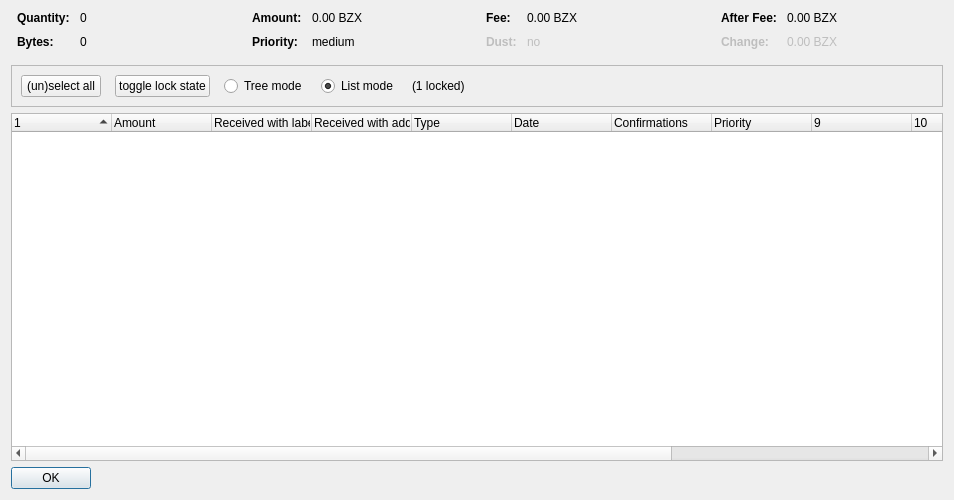
<?xml version="1.0" encoding="UTF-8"?>
<ui version="4.0">
 <class>CoinControlDialog</class>
 <widget class="QDialog" name="CoinControlDialog">
  <property name="geometry">
   <rect>
    <x>0</x>
    <y>0</y>
    <width>954</width>
    <height>500</height>
   </rect>
  </property>
  <property name="windowTitle">
   <string>Coin Selection</string>
  </property>
  <layout class="QVBoxLayout" name="verticalLayout">
   <item>
    <layout class="QHBoxLayout" name="horizontalLayoutTop" stretch="0,0,0,0">
     <property name="topMargin">
      <number>0</number>
     </property>
     <property name="bottomMargin">
      <number>10</number>
     </property>
     <item>
      <layout class="QFormLayout" name="formLayoutCoinControl1">
       <property name="horizontalSpacing">
        <number>10</number>
       </property>
       <property name="verticalSpacing">
        <number>10</number>
       </property>
       <property name="leftMargin">
        <number>6</number>
       </property>
       <property name="rightMargin">
        <number>6</number>
       </property>
       <item row="0" column="0">
        <widget class="QLabel" name="labelCoinControlQuantityText">
         <property name="font">
          <font>
           <weight>75</weight>
           <bold>true</bold>
          </font>
         </property>
         <property name="text">
          <string>Quantity:</string>
         </property>
        </widget>
       </item>
       <item row="0" column="1">
        <widget class="QLabel" name="labelCoinControlQuantity">
         <property name="cursor">
          <cursorShape>IBeamCursor</cursorShape>
         </property>
         <property name="contextMenuPolicy">
          <enum>Qt::ActionsContextMenu</enum>
         </property>
         <property name="text">
          <string notr="true">0</string>
         </property>
         <property name="textInteractionFlags">
          <set>Qt::LinksAccessibleByMouse|Qt::TextSelectableByKeyboard|Qt::TextSelectableByMouse</set>
         </property>
        </widget>
       </item>
       <item row="1" column="0">
        <widget class="QLabel" name="labelCoinControlBytesText">
         <property name="font">
          <font>
           <weight>75</weight>
           <bold>true</bold>
          </font>
         </property>
         <property name="text">
          <string>Bytes:</string>
         </property>
        </widget>
       </item>
       <item row="1" column="1">
        <widget class="QLabel" name="labelCoinControlBytes">
         <property name="cursor">
          <cursorShape>IBeamCursor</cursorShape>
         </property>
         <property name="contextMenuPolicy">
          <enum>Qt::ActionsContextMenu</enum>
         </property>
         <property name="text">
          <string notr="true">0</string>
         </property>
         <property name="textInteractionFlags">
          <set>Qt::LinksAccessibleByMouse|Qt::TextSelectableByKeyboard|Qt::TextSelectableByMouse</set>
         </property>
        </widget>
       </item>
      </layout>
     </item>
     <item>
      <layout class="QFormLayout" name="formLayoutCoinControl2">
       <property name="horizontalSpacing">
        <number>10</number>
       </property>
       <property name="verticalSpacing">
        <number>10</number>
       </property>
       <property name="leftMargin">
        <number>6</number>
       </property>
       <property name="rightMargin">
        <number>6</number>
       </property>
       <item row="0" column="0">
        <widget class="QLabel" name="labelCoinControlAmountText">
         <property name="font">
          <font>
           <weight>75</weight>
           <bold>true</bold>
          </font>
         </property>
         <property name="text">
          <string>Amount:</string>
         </property>
        </widget>
       </item>
       <item row="0" column="1">
        <widget class="QLabel" name="labelCoinControlAmount">
         <property name="cursor">
          <cursorShape>IBeamCursor</cursorShape>
         </property>
         <property name="contextMenuPolicy">
          <enum>Qt::ActionsContextMenu</enum>
         </property>
         <property name="text">
          <string notr="true">0.00 BZX</string>
         </property>
         <property name="textInteractionFlags">
          <set>Qt::LinksAccessibleByMouse|Qt::TextSelectableByKeyboard|Qt::TextSelectableByMouse</set>
         </property>
        </widget>
       </item>
       <item row="1" column="0">
        <widget class="QLabel" name="labelCoinControlPriorityText">
         <property name="font">
          <font>
           <weight>75</weight>
           <bold>true</bold>
          </font>
         </property>
         <property name="text">
          <string>Priority:</string>
         </property>
        </widget>
       </item>
       <item row="1" column="1">
        <widget class="QLabel" name="labelCoinControlPriority">
         <property name="cursor">
          <cursorShape>IBeamCursor</cursorShape>
         </property>
         <property name="contextMenuPolicy">
          <enum>Qt::ActionsContextMenu</enum>
         </property>
         <property name="text">
          <string>medium</string>
         </property>
         <property name="textInteractionFlags">
          <set>Qt::LinksAccessibleByMouse|Qt::TextSelectableByKeyboard|Qt::TextSelectableByMouse</set>
         </property>
        </widget>
       </item>
      </layout>
     </item>
     <item>
      <layout class="QFormLayout" name="formLayoutCoinControl3">
       <property name="horizontalSpacing">
        <number>10</number>
       </property>
       <property name="verticalSpacing">
        <number>10</number>
       </property>
       <property name="leftMargin">
        <number>6</number>
       </property>
       <property name="rightMargin">
        <number>6</number>
       </property>
       <item row="0" column="0">
        <widget class="QLabel" name="labelCoinControlFeeText">
         <property name="font">
          <font>
           <weight>75</weight>
           <bold>true</bold>
          </font>
         </property>
         <property name="text">
          <string>Fee:</string>
         </property>
        </widget>
       </item>
       <item row="0" column="1">
        <widget class="QLabel" name="labelCoinControlFee">
         <property name="cursor">
          <cursorShape>IBeamCursor</cursorShape>
         </property>
         <property name="contextMenuPolicy">
          <enum>Qt::ActionsContextMenu</enum>
         </property>
         <property name="text">
          <string notr="true">0.00 BZX</string>
         </property>
         <property name="textInteractionFlags">
          <set>Qt::LinksAccessibleByMouse|Qt::TextSelectableByKeyboard|Qt::TextSelectableByMouse</set>
         </property>
        </widget>
       </item>
       <item row="1" column="0">
        <widget class="QLabel" name="labelCoinControlLowOutputText">
         <property name="enabled">
          <bool>false</bool>
         </property>
         <property name="font">
          <font>
           <weight>75</weight>
           <bold>true</bold>
          </font>
         </property>
         <property name="text">
          <string>Dust:</string>
         </property>
        </widget>
       </item>
       <item row="1" column="1">
        <widget class="QLabel" name="labelCoinControlLowOutput">
         <property name="enabled">
          <bool>false</bool>
         </property>
         <property name="cursor">
          <cursorShape>IBeamCursor</cursorShape>
         </property>
         <property name="contextMenuPolicy">
          <enum>Qt::ActionsContextMenu</enum>
         </property>
         <property name="text">
          <string>no</string>
         </property>
         <property name="textInteractionFlags">
          <set>Qt::LinksAccessibleByMouse|Qt::TextSelectableByKeyboard|Qt::TextSelectableByMouse</set>
         </property>
        </widget>
       </item>
      </layout>
     </item>
     <item>
      <layout class="QFormLayout" name="formLayoutCoinControl4">
       <property name="horizontalSpacing">
        <number>10</number>
       </property>
       <property name="verticalSpacing">
        <number>10</number>
       </property>
       <property name="leftMargin">
        <number>6</number>
       </property>
       <property name="rightMargin">
        <number>6</number>
       </property>
       <item row="0" column="0">
        <widget class="QLabel" name="labelCoinControlAfterFeeText">
         <property name="font">
          <font>
           <weight>75</weight>
           <bold>true</bold>
          </font>
         </property>
         <property name="text">
          <string>After Fee:</string>
         </property>
        </widget>
       </item>
       <item row="0" column="1">
        <widget class="QLabel" name="labelCoinControlAfterFee">
         <property name="cursor">
          <cursorShape>IBeamCursor</cursorShape>
         </property>
         <property name="contextMenuPolicy">
          <enum>Qt::ActionsContextMenu</enum>
         </property>
         <property name="text">
          <string notr="true">0.00 BZX</string>
         </property>
         <property name="textInteractionFlags">
          <set>Qt::LinksAccessibleByMouse|Qt::TextSelectableByKeyboard|Qt::TextSelectableByMouse</set>
         </property>
        </widget>
       </item>
       <item row="1" column="0">
        <widget class="QLabel" name="labelCoinControlChangeText">
         <property name="enabled">
          <bool>false</bool>
         </property>
         <property name="font">
          <font>
           <weight>75</weight>
           <bold>true</bold>
          </font>
         </property>
         <property name="text">
          <string>Change:</string>
         </property>
        </widget>
       </item>
       <item row="1" column="1">
        <widget class="QLabel" name="labelCoinControlChange">
         <property name="enabled">
          <bool>false</bool>
         </property>
         <property name="cursor">
          <cursorShape>IBeamCursor</cursorShape>
         </property>
         <property name="contextMenuPolicy">
          <enum>Qt::ActionsContextMenu</enum>
         </property>
         <property name="text">
          <string notr="true">0.00 BZX</string>
         </property>
         <property name="textInteractionFlags">
          <set>Qt::LinksAccessibleByMouse|Qt::TextSelectableByKeyboard|Qt::TextSelectableByMouse</set>
         </property>
        </widget>
       </item>
      </layout>
     </item>
    </layout>
   </item>
   <item>
    <widget class="QFrame" name="frame">
     <property name="minimumSize">
      <size>
       <width>0</width>
       <height>40</height>
      </size>
     </property>
     <property name="frameShape">
      <enum>QFrame::StyledPanel</enum>
     </property>
     <property name="frameShadow">
      <enum>QFrame::Sunken</enum>
     </property>
     <layout class="QHBoxLayout" name="horizontalLayout">
      <item>
       <layout class="QHBoxLayout" name="horizontalLayoutPanel" stretch="0,0,0,0,0,0">
        <property name="spacing">
         <number>14</number>
        </property>
        <item>
         <widget class="QPushButton" name="pushButtonSelectAll">
          <property name="sizePolicy">
           <sizepolicy hsizetype="Maximum" vsizetype="Fixed">
            <horstretch>0</horstretch>
            <verstretch>0</verstretch>
           </sizepolicy>
          </property>
          <property name="text">
           <string>(un)select all</string>
          </property>
          <property name="autoDefault">
           <bool>false</bool>
          </property>
         </widget>
        </item>
        <item>
         <widget class="QPushButton" name="pushButtonToggleLock">
          <property name="sizePolicy">
           <sizepolicy hsizetype="Maximum" vsizetype="Fixed">
            <horstretch>0</horstretch>
            <verstretch>0</verstretch>
           </sizepolicy>
          </property>
          <property name="text">
           <string>toggle lock state</string>
          </property>
          <property name="autoDefault">
           <bool>false</bool>
          </property>
         </widget>
        </item>
        <item>
         <widget class="QRadioButton" name="radioTreeMode">
          <property name="sizePolicy">
           <sizepolicy hsizetype="Maximum" vsizetype="Fixed">
            <horstretch>0</horstretch>
            <verstretch>0</verstretch>
           </sizepolicy>
          </property>
          <property name="text">
           <string>Tree mode</string>
          </property>
         </widget>
        </item>
        <item>
         <widget class="QRadioButton" name="radioListMode">
          <property name="sizePolicy">
           <sizepolicy hsizetype="Maximum" vsizetype="Fixed">
            <horstretch>0</horstretch>
            <verstretch>0</verstretch>
           </sizepolicy>
          </property>
          <property name="text">
           <string>List mode</string>
          </property>
          <property name="checked">
           <bool>true</bool>
          </property>
         </widget>
        </item>
        <item>
         <widget class="QLabel" name="labelLocked">
          <property name="text">
           <string>(1 locked)</string>
          </property>
         </widget>
        </item>
        <item>
         <spacer name="horizontalSpacer">
          <property name="orientation">
           <enum>Qt::Horizontal</enum>
          </property>
          <property name="sizeHint" stdset="0">
           <size>
            <width>40</width>
            <height>20</height>
           </size>
          </property>
         </spacer>
        </item>
       </layout>
      </item>
     </layout>
    </widget>
   </item>
   <item>
    <widget class="CoinControlTreeWidget" name="treeWidget">
     <property name="contextMenuPolicy">
      <enum>Qt::CustomContextMenu</enum>
     </property>
     <property name="sortingEnabled">
      <bool>false</bool>
     </property>
     <property name="columnCount">
      <number>13</number>
     </property>
     <attribute name="headerShowSortIndicator" stdset="0">
      <bool>true</bool>
     </attribute>
     <attribute name="headerStretchLastSection">
      <bool>false</bool>
     </attribute>
     <column>
      <property name="text">
       <string/>
      </property>
     </column>
     <column>
      <property name="text">
       <string>Amount</string>
      </property>
     </column>
     <column>
      <property name="text">
       <string>Received with label</string>
      </property>
     </column>
     <column>
      <property name="text">
       <string>Received with address</string>
      </property>
     </column>
     <column>
      <property name="text">
	<string>Type</string>
      </property>
     </column>
     <column>
      <property name="text">
       <string>Date</string>
      </property>
     </column>
     <column>
      <property name="text">
       <string>Confirmations</string>
      </property>
      <property name="toolTip">
       <string>Confirmed</string>
      </property>
     </column>
     <column>
      <property name="text">
       <string>Priority</string>
      </property>
     </column>
     <column>
      <property name="text">
       <string/>
      </property>
     </column>
     <column>
      <property name="text">
       <string/>
      </property>
     </column>
     <column>
      <property name="text">
       <string/>
      </property>
     </column>
     <column>
      <property name="text">
       <string/>
      </property>
     </column>
     <column>
      <property name="text">
       <string/>
      </property>
     </column>
    </widget>
   </item>
   <item>
    <widget class="QDialogButtonBox" name="buttonBox">
     <property name="sizePolicy">
      <sizepolicy hsizetype="Maximum" vsizetype="Fixed">
       <horstretch>0</horstretch>
       <verstretch>0</verstretch>
      </sizepolicy>
     </property>
     <property name="orientation">
      <enum>Qt::Horizontal</enum>
     </property>
     <property name="standardButtons">
      <set>QDialogButtonBox::Ok</set>
     </property>
    </widget>
   </item>
  </layout>
 </widget>
 <customwidgets>
  <customwidget>
   <class>CoinControlTreeWidget</class>
   <extends>QTreeWidget</extends>
   <header>coincontroltreewidget.h</header>
  </customwidget>
 </customwidgets>
 <resources/>
 <connections/>
</ui>
